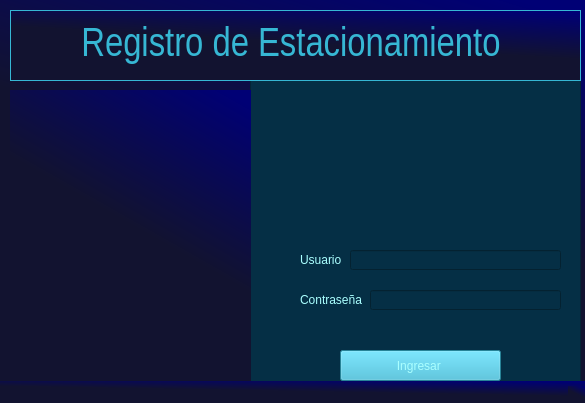
<?xml version="1.0" encoding="UTF-8"?>
<ui version="4.0">
 <class>MainWindow</class>
 <widget class="QMainWindow" name="MainWindow">
  <property name="geometry">
   <rect>
    <x>0</x>
    <y>0</y>
    <width>585</width>
    <height>403</height>
   </rect>
  </property>
  <property name="windowTitle">
   <string>Login</string>
  </property>
  <property name="windowIcon">
   <iconset resource="lenguajes y automatas/proyecto/recursos.qrc">
    <normaloff>:/proyecto/../imagenes/iniciar-sesion.png</normaloff>:/proyecto/../imagenes/iniciar-sesion.png</iconset>
  </property>
  <property name="styleSheet">
   <string notr="true">background-color: qlineargradient(spread:pad, x1:0.585, y1:0.881, x2:1, y2:0, stop:0.352273 rgba(18, 19, 48, 255), stop:0.948864 rgba(0, 0, 117, 255));
font: 10pt &quot;Malgun Gothic&quot;;
font: 12pt &quot;MS Shell Dlg 2&quot;;</string>
  </property>
  <widget class="QWidget" name="centralwidget">
   <widget class="QFrame" name="frame">
    <property name="geometry">
     <rect>
      <x>250</x>
      <y>20</y>
      <width>331</width>
      <height>441</height>
     </rect>
    </property>
    <property name="styleSheet">
     <string notr="true">background-color: rgb(5, 47, 69);</string>
    </property>
    <property name="frameShape">
     <enum>QFrame::StyledPanel</enum>
    </property>
    <property name="frameShadow">
     <enum>QFrame::Raised</enum>
    </property>
    <widget class="QLabel" name="lblusuario">
     <property name="geometry">
      <rect>
       <x>50</x>
       <y>230</y>
       <width>71</width>
       <height>20</height>
      </rect>
     </property>
     <property name="styleSheet">
      <string notr="true">
color: rgb(170, 255, 255);
font: 75 12pt &quot;Arial Narrow&quot;;

</string>
     </property>
     <property name="text">
      <string>Usuario</string>
     </property>
    </widget>
    <widget class="QLineEdit" name="txtusuario">
     <property name="geometry">
      <rect>
       <x>100</x>
       <y>230</y>
       <width>211</width>
       <height>20</height>
      </rect>
     </property>
     <property name="font">
      <font>
       <family>MS Gothic</family>
       <pointsize>9</pointsize>
       <weight>50</weight>
       <italic>false</italic>
       <bold>false</bold>
      </font>
     </property>
     <property name="accessibleName">
      <string notr="true"/>
     </property>
     <property name="accessibleDescription">
      <string/>
     </property>
     <property name="autoFillBackground">
      <bool>false</bool>
     </property>
     <property name="styleSheet">
      <string notr="true">font: 9pt &quot;MS Gothic&quot;;
color:rgb(255, 255, 255);
border-color: rgb(255, 0, 0);</string>
     </property>
     <property name="text">
      <string/>
     </property>
     <property name="frame">
      <bool>true</bool>
     </property>
     <property name="dragEnabled">
      <bool>false</bool>
     </property>
     <property name="readOnly">
      <bool>false</bool>
     </property>
     <property name="placeholderText">
      <string/>
     </property>
     <property name="cursorMoveStyle">
      <enum>Qt::VisualMoveStyle</enum>
     </property>
     <property name="clearButtonEnabled">
      <bool>true</bool>
     </property>
    </widget>
    <widget class="QLabel" name="iconcontra">
     <property name="geometry">
      <rect>
       <x>10</x>
       <y>260</y>
       <width>31</width>
       <height>31</height>
      </rect>
     </property>
     <property name="autoFillBackground">
      <bool>false</bool>
     </property>
     <property name="text">
      <string/>
     </property>
     <property name="pixmap">
      <pixmap resource="lenguajes y automatas/proyecto/recursos.qrc">../imagenes/contrasena.png</pixmap>
     </property>
     <property name="scaledContents">
      <bool>true</bool>
     </property>
    </widget>
    <widget class="QLabel" name="iconusuario">
     <property name="geometry">
      <rect>
       <x>20</x>
       <y>230</y>
       <width>21</width>
       <height>20</height>
      </rect>
     </property>
     <property name="styleSheet">
      <string notr="true">background-image: url(../imagenes/contrasena.png);
background-image: url(../imagenes/usuario.png);</string>
     </property>
     <property name="text">
      <string/>
     </property>
     <property name="pixmap">
      <pixmap resource="lenguajes y automatas/proyecto/recursos.qrc">:../imagenes/usuario.png</pixmap>
     </property>
     <property name="scaledContents">
      <bool>true</bool>
     </property>
    </widget>
    <widget class="QPushButton" name="btningresar">
     <property name="geometry">
      <rect>
       <x>90</x>
       <y>330</y>
       <width>161</width>
       <height>31</height>
      </rect>
     </property>
     <property name="styleSheet">
      <string notr="true">background-color: rgb(54, 183, 212);
color:rgb(170, 255, 255)</string>
     </property>
     <property name="text">
      <string>Ingresar </string>
     </property>
     <property name="icon">
      <iconset resource="lenguajes y automatas/proyecto/recursos.qrc">
       <normaloff>../imagenes/ingresar (1).png</normaloff>../imagenes/ingresar (1).png</iconset>
     </property>
     <property name="shortcut">
      <string/>
     </property>
    </widget>
    <widget class="QLabel" name="lblcontra">
     <property name="geometry">
      <rect>
       <x>50</x>
       <y>270</y>
       <width>71</width>
       <height>20</height>
      </rect>
     </property>
     <property name="styleSheet">
      <string notr="true">
color: rgb(170, 255, 255);
font: 75 12pt &quot;Arial Narrow&quot;;

</string>
     </property>
     <property name="text">
      <string>Contraseña</string>
     </property>
    </widget>
    <widget class="QLabel" name="imglogin">
     <property name="geometry">
      <rect>
       <x>100</x>
       <y>90</y>
       <width>131</width>
       <height>121</height>
      </rect>
     </property>
     <property name="styleSheet">
      <string notr="true">background-image: url(../imagenes/programador.png);</string>
     </property>
     <property name="text">
      <string/>
     </property>
     <property name="pixmap">
      <pixmap resource="lenguajes y automatas/proyecto/recursos.qrc">../imagenes/programador.png</pixmap>
     </property>
     <property name="scaledContents">
      <bool>true</bool>
     </property>
    </widget>
    <widget class="QLineEdit" name="txtcontra">
     <property name="geometry">
      <rect>
       <x>120</x>
       <y>270</y>
       <width>191</width>
       <height>20</height>
      </rect>
     </property>
     <property name="font">
      <font>
       <family>MS Gothic</family>
       <pointsize>5</pointsize>
       <weight>50</weight>
       <italic>false</italic>
       <bold>false</bold>
      </font>
     </property>
     <property name="accessibleName">
      <string notr="true"/>
     </property>
     <property name="accessibleDescription">
      <string/>
     </property>
     <property name="autoFillBackground">
      <bool>false</bool>
     </property>
     <property name="styleSheet">
      <string notr="true">font:5pt &quot;MS Gothic&quot;;
color:rgb(255, 255, 255);
border-color: rgb(255, 0, 0);</string>
     </property>
     <property name="text">
      <string/>
     </property>
     <property name="frame">
      <bool>true</bool>
     </property>
     <property name="echoMode">
      <enum>QLineEdit::Password</enum>
     </property>
     <property name="dragEnabled">
      <bool>false</bool>
     </property>
     <property name="readOnly">
      <bool>false</bool>
     </property>
     <property name="placeholderText">
      <string/>
     </property>
     <property name="cursorMoveStyle">
      <enum>Qt::VisualMoveStyle</enum>
     </property>
     <property name="clearButtonEnabled">
      <bool>true</bool>
     </property>
    </widget>
   </widget>
   <widget class="QLabel" name="lbl">
    <property name="enabled">
     <bool>false</bool>
    </property>
    <property name="geometry">
     <rect>
      <x>10</x>
      <y>10</y>
      <width>571</width>
      <height>71</height>
     </rect>
    </property>
    <property name="font">
     <font>
      <family>Arial Narrow</family>
      <pointsize>30</pointsize>
      <weight>9</weight>
      <italic>false</italic>
      <bold>false</bold>
      <kerning>true</kerning>
     </font>
    </property>
    <property name="layoutDirection">
     <enum>Qt::LeftToRight</enum>
    </property>
    <property name="styleSheet">
     <string notr="true">

color: rgb(54, 183, 212);
font: 75 30pt &quot;Arial Narrow&quot;;



</string>
    </property>
    <property name="frameShape">
     <enum>QFrame::Box</enum>
    </property>
    <property name="text">
     <string>Registro de Estacionamiento </string>
    </property>
    <property name="alignment">
     <set>Qt::AlignCenter</set>
    </property>
   </widget>
   <widget class="QLabel" name="imgcarro">
    <property name="geometry">
     <rect>
      <x>10</x>
      <y>90</y>
      <width>241</width>
      <height>291</height>
     </rect>
    </property>
    <property name="styleSheet">
     <string notr="true"/>
    </property>
    <property name="text">
     <string/>
    </property>
    <property name="pixmap">
     <pixmap resource="lenguajes y automatas/proyecto/recursos.qrc">../imagenes/carros.png</pixmap>
    </property>
    <property name="scaledContents">
     <bool>true</bool>
    </property>
   </widget>
  </widget>
  <widget class="QStatusBar" name="statusbar"/>
 </widget>
 <resources>
  <include location="lenguajes y automatas/proyecto/recursos.qrc"/>
 </resources>
 <connections/>
</ui>
